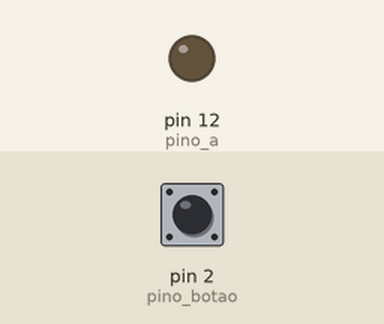
This sketch was run on a simulated Arduino Uno, built with avr-gcc and run on an emulated ATmega328P. On the bench: output pins drawn as LEDs (lit = HIGH). The inputs (shaded band) are chosen by the test bench; at power-on: pin 2 (pino_botao) HIGH. Random numbers use the default seed unless the sketch sets one.

Above: at 1.2 s.
1.3 s: pin 2 (pino_botao) pulled LOW for 3.2 s
At 2.5 s:
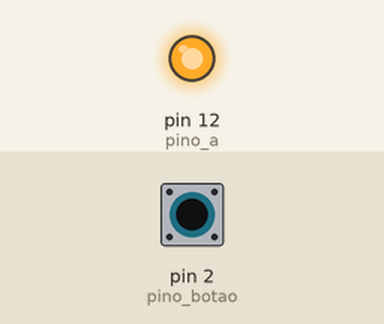
6.0 s: pin 2 (pino_botao) pulled LOW for 1 s
At 6.75 s:
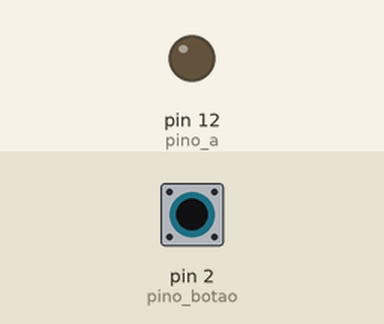
8.5 s: pin 2 (pino_botao) pulled LOW for 0.15 s
At 9.5 s:
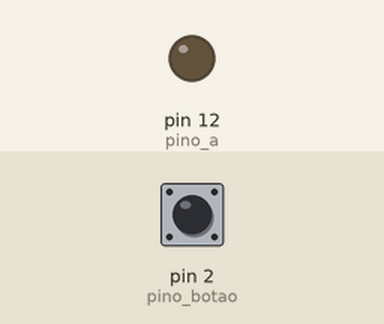
Timing chart, 0 to 11.5 s (numbered marks = the images above; inputs shaded):
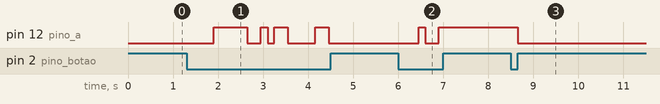

Measured:
- after the input at 1.3 s, pin 12 (pino_a): LOW → HIGH after 0.60 s, → LOW 0.75 s later, → HIGH 0.30 s later, → LOW 0.15 s later, … (8 changes in this stretch)
- after the input at 6.0 s, pin 12 (pino_a): LOW → HIGH after 0.45 s, → LOW 0.15 s later, → HIGH 0.30 s later
- after the input at 8.5 s, pin 12 (pino_a): HIGH → LOW after 0.15 s

The sketch:

DisplayDeSegmentos_Dado_.ino
```cpp
// C++ code
// Dado

const int pino_a = 12;
const int pino_b = 9;
const int pino_c = 10;
const int pino_d = 11;

const int pino_botao = 2; //botão de sorteio
int leitura_botao, resultado; //leitura do botão

void setup(){
  Serial.begin(9600);
  //Configuração dos pinos do código BCD
  pinMode(pino_a, OUTPUT);//digito menos significativo
  pinMode(pino_a, OUTPUT);
  pinMode(pino_a, OUTPUT);
  pinMode(pino_a, OUTPUT);//digito mais significativo
  pinMode(pino_botao, INPUT_PULLUP); //botão de sorteio

}

void loop(){
  leitura_botao = digitalRead(pino_botao); //ler botão
  if (leitura_botao == LOW) { //se o botão foi pressionado
    delay(150); //temporizador de 150 ms para o código não sorteie vários números
    resultado = random(1, 9); //sortear valores
    switch (resultado) { // verifica em qual case o valor da variável resultado é igual
      case 1: //aciona os pinos para o dígito 1, quando o resultado for igual a 1
        digitalWrite(pino_a, HIGH);
        digitalWrite(pino_b, LOW);
        digitalWrite(pino_c, LOW);
        digitalWrite(pino_d, LOW);
      break; // encerra o switch

      case 2: //aciona os pinos para dígito 2, quando o resultado for 2
        digitalWrite(pino_a, LOW);
        digitalWrite(pino_b, HIGH);
        digitalWrite(pino_c, LOW);
        digitalWrite(pino_d, LOW);
      break; // encerra o switch

      case 3: //aciona os pinos para dígito 3, quando o resultado for 3
        digitalWrite(pino_a, HIGH);
        digitalWrite(pino_b, HIGH);
        digitalWrite(pino_c, LOW);
        digitalWrite(pino_d, LOW);
      break; // encerra o switch

      case 4: //aciona os pinos para dígito 4, quando o resultado for 4
        digitalWrite(pino_a, LOW);
        digitalWrite(pino_b, LOW);
        digitalWrite(pino_c, HIGH);
        digitalWrite(pino_d, LOW);
      break; // encerra o switch

      case 5: //aciona os pinos para dígito 5, quando o resultado for 5
        digitalWrite(pino_a, HIGH);
        digitalWrite(pino_b, LOW);
        digitalWrite(pino_c, HIGH);
        digitalWrite(pino_d, LOW);
      break; // encerra o switch

      case 6: //aciona os pinos para dígito 6, quando o resultado for 6
        digitalWrite(pino_a, LOW);
        digitalWrite(pino_b, HIGH);
        digitalWrite(pino_c, HIGH);
        digitalWrite(pino_d, LOW);
      break; // encerra o switch

      case 7: //aciona os pinos para dígito 7, quando o resultado for 7
        digitalWrite(pino_a, HIGH);
        digitalWrite(pino_b, HIGH);
        digitalWrite(pino_c, HIGH);
        digitalWrite(pino_d, LOW);
      break; // encerra o switch

      case 8: //aciona os pinos para dígito 8, quando o resultado for 8
        digitalWrite(pino_a, LOW);
        digitalWrite(pino_b, LOW);
        digitalWrite(pino_c, LOW);
        digitalWrite(pino_d, HIGH);
      break; // encerra o switch
   }
  }
}
```
